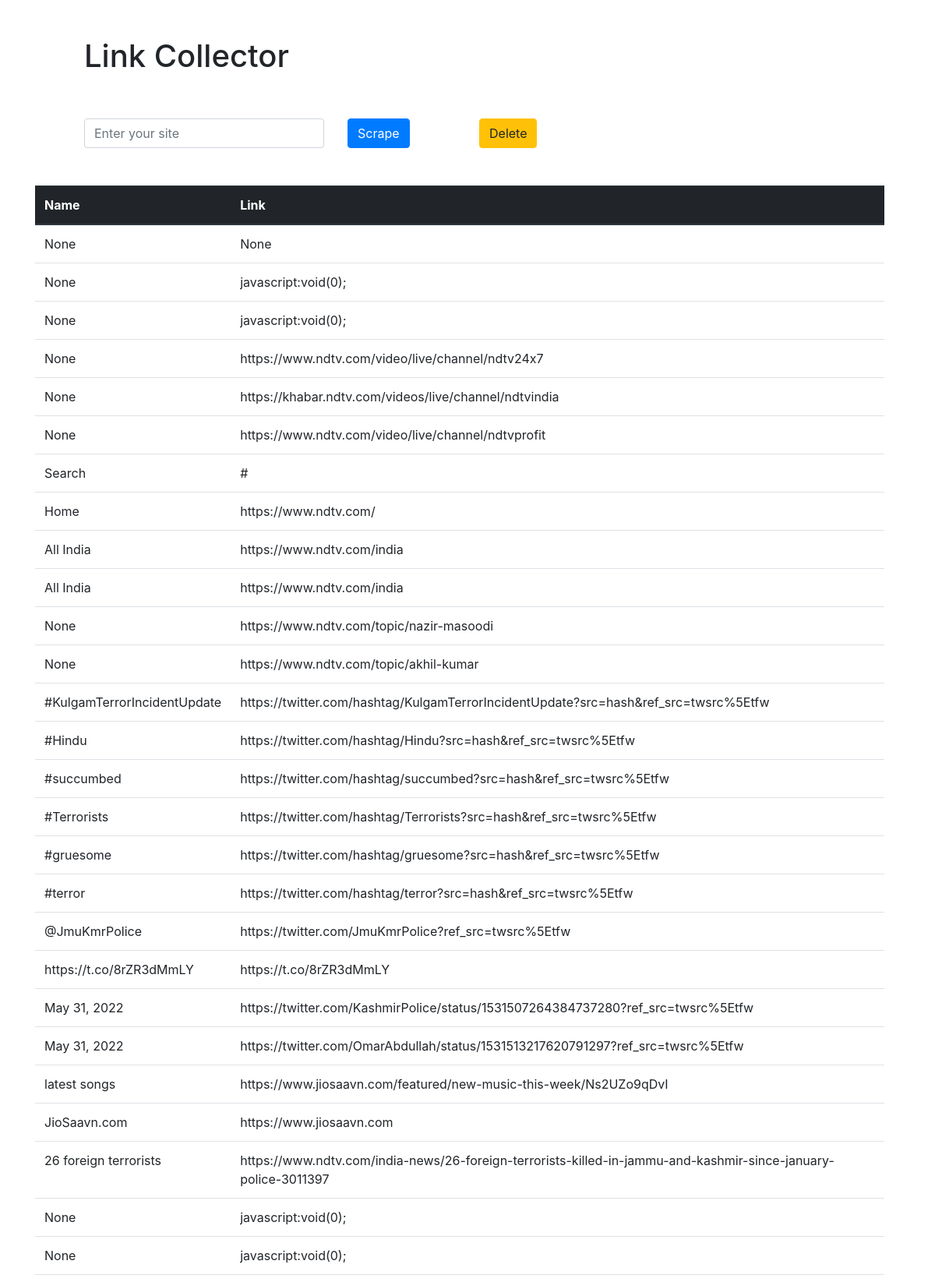
The page / (upper part) on the database its author committed.
### myapp/models.py (models this page shows, shortened)
class Link(models.Model):
    address = models.CharField(max_length=1000, null=True, blank=True)
    name = models.CharField(max_length=1000, null=True, blank=True)

### myapp/views.py (the view)
# urls.py: path('', views.scrape, name = 'scrape'),
def scrape(request):
    if request.method == "POST":
        site = request.POST.get('site', '')
        page = requests.get(site)
        soup = BeautifulSoup(page.text, 'html.parser')
        link_lis = []
        for link in soup.find_all('a'):
            link_address = link.get('href')
            link_text = link.string
            Link.objects.create(address=link_address, name=link_text)
        return HttpResponseRedirect('/')
    else:
        data = Link.objects.all()
    return render(request, 'myapp/result.html', {'data':data})

### myapp/templates/myapp/result.html (shortened to what this page needs)
<!DOCTYPE html>
<html>
<head>
	<link rel="stylesheet" href="https://cdn.jsdelivr.net/npm/bootstrap@4.0.0/dist/css/bootstrap.min.css">
</head>
<body>
	<div class="container">
		<div class="row m-5">
			<div class="col-md-12">
				<h1>Link Collector</h1>
			</div>
		</div>
		<div class="row m-5">
			<div class="col-md-4">
				<form method="POST" action="/">
					<input class="form-control" type="text" name="site" id="site" placeholder="Enter your site">
			</div>
			<div class="col-md-2">
				<button class="btn btn-primary" type="submit">Scrape</button>
			</div>
			<div class="col-md-6">
				<a class="btn btn-warning" href="/delete">Delete</a>
			</div>
		</div>
		<div class="row">
			<div class="col-md-8">
			 <table class="table">
				  <thead class="thead-dark">
				    <tr>
				      <th scope="col">Name</th>
				      <th scope="col">Link</th>
				    </tr>
				  </thead>
				  <tbody>
				  	{% for link in data %}
				    <tr>
				      <td>{{link.name}}</td>
				      <td>{{link.address}}</td>
				    </tr>
				    {% endfor %}
				  </tbody>
			</table>
			</div>
		</div>
	</div>
</body>
</html>

### rows shown on the page
Link: name "None", address "None"
Link: name "None", address "javascript:void(0);"
Link: name "None", address "javascript:void(0);"
Link: name "None", address "https://www.ndtv.com/video/live/channel/ndtv24x7"
Link: name "None", address "https://khabar.ndtv.com/videos/live/channel/ndtvindia"
Link: name "None", address "https://www.ndtv.com/video/live/channel/ndtvprofit"
Link: name "Search", address "#"
Link: name "Home", address "https://www.ndtv.com/"
Link: name "All India", address "https://www.ndtv.com/india"
Link: name "All India", address "https://www.ndtv.com/india"
Link: name "None", address "https://www.ndtv.com/topic/nazir-masoodi"
Link: name "None", address "https://www.ndtv.com/topic/akhil-kumar"
Link: name "#KulgamTerrorIncidentUpdate", address "https://twitter.com/hashtag/KulgamTerrorIncidentUpdate?src=hash&ref_src=twsrc%5Etfw"
Link: name "#Hindu", address "https://twitter.com/hashtag/Hindu?src=hash&ref_src=twsrc%5Etfw"
Link: name "#succumbed", address "https://twitter.com/hashtag/succumbed?src=hash&ref_src=twsrc%5Etfw"
Link: name "#Terrorists", address "https://twitter.com/hashtag/Terrorists?src=hash&ref_src=twsrc%5Etfw"
Link: name "#gruesome", address "https://twitter.com/hashtag/gruesome?src=hash&ref_src=twsrc%5Etfw"
Link: name "#terror", address "https://twitter.com/hashtag/terror?src=hash&ref_src=twsrc%5Etfw"
Link: name "@JmuKmrPolice", address "https://twitter.com/JmuKmrPolice?ref_src=twsrc%5Etfw"
Link: name "https://t.co/8rZR3dMmLY", address "https://t.co/8rZR3dMmLY"
Link: name "May 31, 2022", address "https://twitter.com/KashmirPolice/status/1531507264384737280?ref_src=twsrc%5Etfw"
Link: name "May 31, 2022", address "https://twitter.com/OmarAbdullah/status/1531513217620791297?ref_src=twsrc%5Etfw"
Link: name "latest songs", address "https://www.jiosaavn.com/featured/new-music-this-week/Ns2UZo9qDvI"
Link: name "JioSaavn.com", address "https://www.jiosaavn.com"
Link: name "26 foreign terrorists", address "https://www.ndtv.com/india-news/26-foreign-terrorists-killed-in-jammu-and-kashmir-since-january-police-3011397"
Link: name "None", address "javascript:void(0);"
Link: name "None", address "javascript:void(0);"
